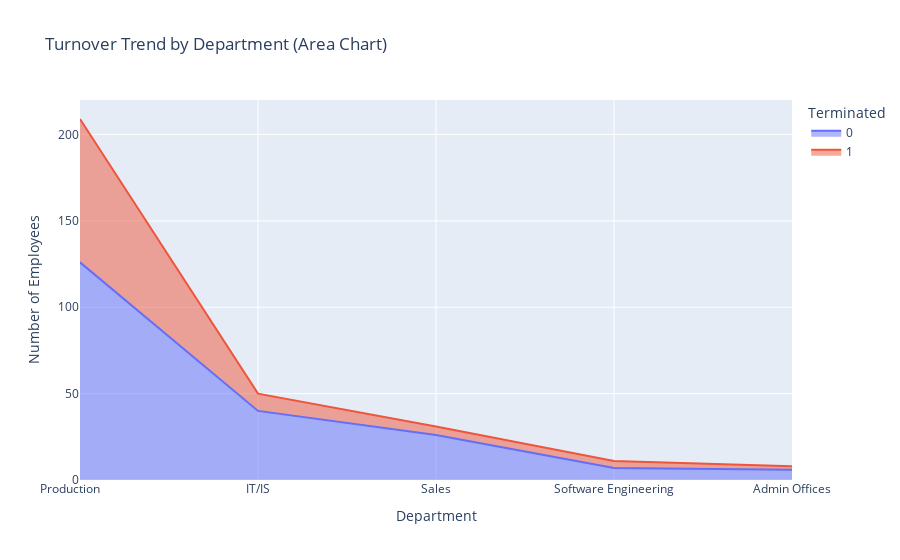

Source (notebook cell):
### Code cell
# Area Chart for Turnover Trend by Department
turnover_trend = df.groupby(['Department', 'Termd']).size().unstack().reset_index()

# Sort by the total number of employees in each department
turnover_trend['Total'] = turnover_trend[0] + turnover_trend[1]
turnover_trend = turnover_trend.sort_values('Total', ascending=False).drop('Total', axis=1)

#Create the area chart:
fig = px.area(turnover_trend, x='Department', y=[0, 1], title="Turnover Trend by Department (Area Chart)",
              labels={'value': 'Number of Employees', 'variable': 'Terminated'})
fig.show()

### Figure 1 — Plotly figure (JSON) as saved in the notebook; plotly's stock layout.template omitted (floating-point values rounded to 4 significant figures)
{"data": [{"fillpattern": {"shape": ""}, "hovertemplate": "Terminated=0<br>Department=%{x}<br>Number of Employees=%{y}<extra></extra>", "legendgroup": "0", "line": {"color": "#636efa"}, "marker": {"symbol": "circle"}, "mode": "lines", "name": "0", "orientation": "v", "showlegend": true, "stackgroup": "1", "type": "scatter", "x": ["Production       ", "IT/IS", "Sales", "Software Engineering", "Admin Offices"], "xaxis": "x", "y": [126, 40, 26, 7, 6], "yaxis": "y"}, {"fillpattern": {"shape": ""}, "hovertemplate": "Terminated=1<br>Department=%{x}<br>Number of Employees=%{y}<extra></extra>", "legendgroup": "1", "line": {"color": "#EF553B"}, "marker": {"symbol": "circle"}, "mode": "lines", "name": "1", "orientation": "v", "showlegend": true, "stackgroup": "1", "type": "scatter", "x": ["Production       ", "IT/IS", "Sales", "Software Engineering", "Admin Offices"], "xaxis": "x", "y": [83, 10, 5, 4, 2], "yaxis": "y"}], "layout": {"legend": {"title": {"text": "Terminated"}, "tracegroupgap": 0}, "title": {"text": "Turnover Trend by Department (Area Chart)"}, "xaxis": {"anchor": "y", "domain": [0, 1], "title": {"text": "Department"}}, "yaxis": {"anchor": "x", "domain": [0, 1], "title": {"text": "Number of Employees"}}}}
